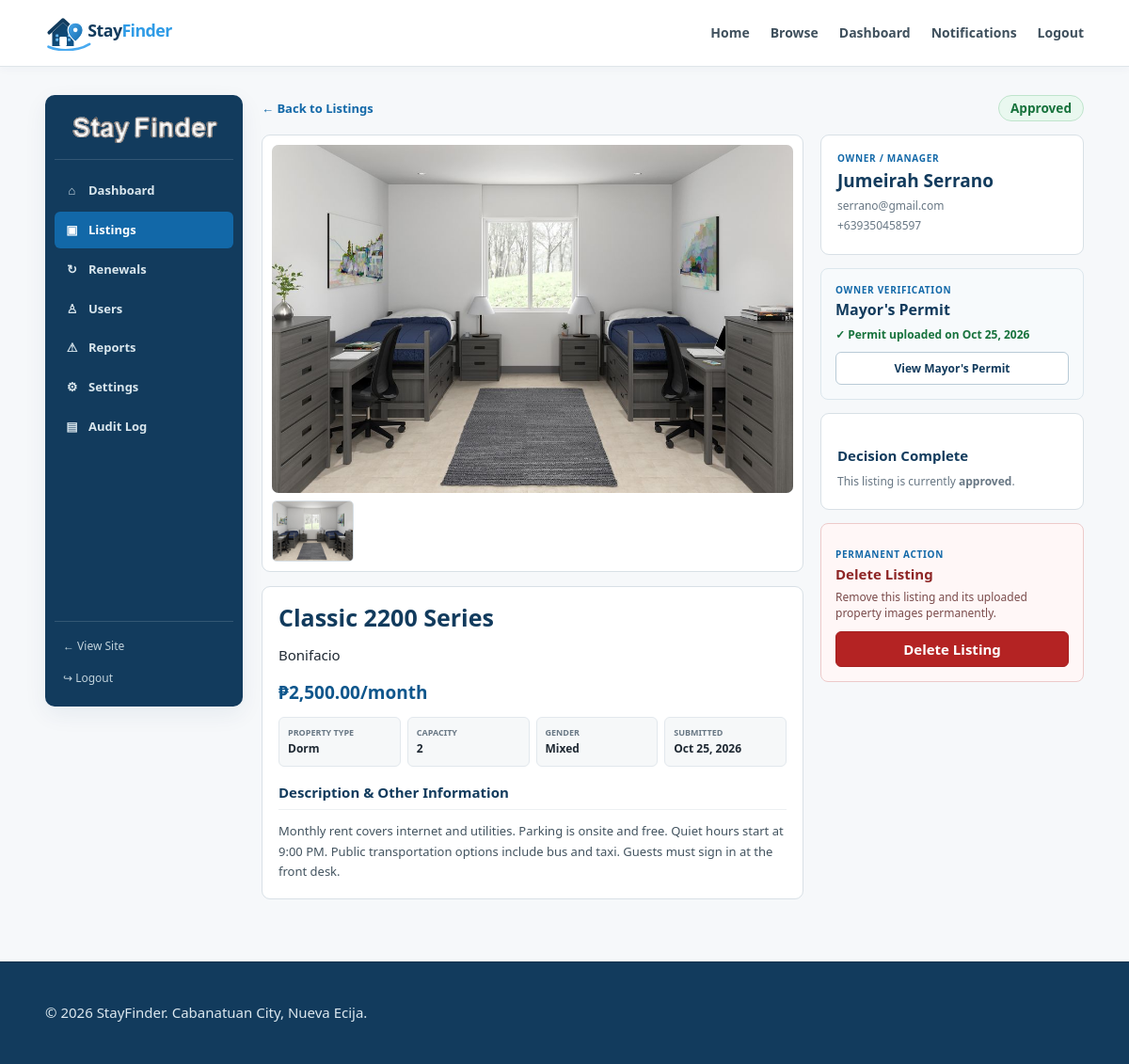
Page /admin/listing-review.php?id=2 (signed in) on the committed database.
### tables this page shows
CREATE TABLE `properties` (
  `id` int(10) UNSIGNED NOT NULL,
  `owner_id` int(10) UNSIGNED NOT NULL,
  `title` varchar(150) NOT NULL,
  `property_type` enum('apartment','dorm','boarding_house') NOT NULL,
  `location` varchar(255) NOT NULL,
  `price` decimal(10,2) NOT NULL,
  `capacity` int(10) UNSIGNED NOT NULL,
  `gender_preference` enum('female_only','male_only','mixed') NOT NULL,
  `electricity_included` tinyint(1) NOT NULL DEFAULT 0,
  `wifi_available` tinyint(1) NOT NULL DEFAULT 0,
  `curfew` tinyint(1) NOT NULL DEFAULT 0,
  `transportation` varchar(255) DEFAULT NULL,
  `rules` text DEFAULT NULL,
  `description` text DEFAULT NULL,
  `status` enum('pending','approved','rejected') NOT NULL DEFAULT 'pending',
  `availability_status` enum('available','unavailable') NOT NULL DEFAULT 'available',
  `created_at` timestamp NULL DEFAULT current_timestamp(),
  `updated_at` timestamp NULL DEFAULT current_timestamp() ON UPDATE current_timestamp(),
  `listing_expires_at` datetime DEFAULT NULL,
  `last_renewed_at` datetime DEFAULT NULL,
  `renewal_count` int(10) UNSIGNED NOT NULL DEFAULT 0
);

CREATE TABLE `property_images` (
  `id` int(10) UNSIGNED NOT NULL,
  `property_id` int(10) UNSIGNED NOT NULL,
  `image_path` varchar(255) NOT NULL,
  `created_at` timestamp NULL DEFAULT current_timestamp()
);

CREATE TABLE `users` (
  `id` int(10) UNSIGNED NOT NULL,
  `full_name` varchar(100) NOT NULL,
  `email` varchar(150) NOT NULL,
  `phone` varchar(30) DEFAULT NULL,
  `password` varchar(255) NOT NULL,
  `role` enum('rent_seeker','owner','admin') NOT NULL DEFAULT 'rent_seeker',
  `status` enum('active','inactive','suspended') NOT NULL DEFAULT 'active',
  `owner_policy_accepted_at` datetime DEFAULT NULL,
  `mayor_permit_path` varchar(255) DEFAULT NULL,
  `mayor_permit_uploaded_at` datetime DEFAULT NULL,
  `created_at` timestamp NULL DEFAULT current_timestamp(),
  `updated_at` timestamp NULL DEFAULT current_timestamp() ON UPDATE current_timestamp()
);

### config/app.php (called while the page is built, shortened)
<?php
function base_url(string $path = ''): string
{
    return BASE_URL . ($path !== '' ? '/' . ltrim($path, '/') : '');
}
function property_image_url(?string $storedPath): string
{
    $path = trim((string)$storedPath);
    $path = str_replace('\\', '/', $path);
    $path = ltrim($path, '/');
    $path = preg_replace('~^(?:\./)+~', '', $path) ?? $path;
    $absolute = dirname(__DIR__) . '/' . $path;
    return base_url($path);
}

### admin/listing-review.php (the view, shortened to what this page needs)
<?php
require_once '../config/database.php';
require_once '../config/app.php';
$id = filter_input(INPUT_GET, 'id', FILTER_VALIDATE_INT);
$stmt = $pdo->prepare('SELECT p.*, u.full_name AS owner_name, u.email AS owner_email, u.phone AS owner_phone, u.mayor_permit_path, u.mayor_permit_uploaded_at FROM properties p JOIN users u ON u.id = p.owner_id WHERE p.id = ? LIMIT 1');
$stmt->execute([$id]);
$property = $stmt->fetch();
$imgStmt = $pdo->prepare('SELECT image_path FROM property_images WHERE property_id = ? ORDER BY id');
$imgStmt->execute([$id]);
$images = $imgStmt->fetchAll();
require_once '../includes/header.php';
require_once '../includes/admin_nav.php';
?>
<div class="admin-review-head">
    <a class="admin-back" href="listings.php">← Back to Listings</a>
    <span class="admin-status <?= htmlspecialchars($property['status'], ENT_QUOTES, 'UTF-8') ?>"><?= htmlspecialchars(ucfirst($property['status']), ENT_QUOTES, 'UTF-8') ?></span>
</div>
<div class="admin-review-layout">
    <section class="admin-review-main">
        <div class="admin-review-gallery">
            <?php if ($images): ?>
                <img id="adminMainImage" src="<?= property_image_url($images[0]['image_path']) ?>" alt="Property photo">
                <div class="admin-thumb-row">
                    <?php foreach ($images as $image): ?><img src="<?= property_image_url($image['image_path']) ?>" alt="Property thumbnail" onclick="document.getElementById('adminMainImage').src=this.src"><?php endforeach; ?>
                </div>
            <?php else: ?>
                <img id="adminMainImage" src="<?= base_url('assets/img/placeholder.svg') ?>" alt="No property photo">
            <?php endif; ?>
        </div>
        <div class="admin-review-card">
            <div class="admin-card-title-row"><div><h1><?= htmlspecialchars($property['title'], ENT_QUOTES, 'UTF-8') ?></h1><p><?= htmlspecialchars($property['location'], ENT_QUOTES, 'UTF-8') ?></p></div></div>
            <div class="admin-review-price">₱<?= number_format((float)$property['price'], 2) ?>/month</div>
            <div class="admin-review-meta">
                <div><strong>Property Type</strong><span><?= htmlspecialchars(ucwords(str_replace('_', ' ', $property['property_type'])), ENT_QUOTES, 'UTF-8') ?></span></div>
                <div><strong>Capacity</strong><span><?= (int)$property['capacity'] ?></span></div>
                <div><strong>Gender</strong><span><?= htmlspecialchars(ucwords(str_replace('_', ' ', $property['gender_preference'])), ENT_QUOTES, 'UTF-8') ?></span></div>
                <div><strong>Submitted</strong><span><?= htmlspecialchars(date('M d, Y', strtotime($property['created_at'])), ENT_QUOTES, 'UTF-8') ?></span></div>
            </div>
            <h3>Description & Other Information</h3>
            <div class="admin-description"><?= nl2br(htmlspecialchars($property['description'] ?? 'No description provided.', ENT_QUOTES, 'UTF-8')) ?></div>
        </div>
    </section>
    <aside class="admin-review-side">
        <div class="admin-review-card">
            <p class="admin-eyebrow">Owner / Manager</p>
            <h2><?= htmlspecialchars($property['owner_name'], ENT_QUOTES, 'UTF-8') ?></h2>
            <p><?= htmlspecialchars($property['owner_email'], ENT_QUOTES, 'UTF-8') ?></p>
            <p><?= htmlspecialchars($property['owner_phone'], ENT_QUOTES, 'UTF-8') ?></p>
        </div>
        <div class="admin-permit-card">
            <p class="admin-eyebrow">Owner Verification</p>
            <h3>Mayor's Permit</h3>
            <?php if (!empty($property['mayor_permit_path'])): ?>
                <p class="permit-status-ok">✓ Permit uploaded<?= !empty($property['mayor_permit_uploaded_at']) ? ' on ' . htmlspecialchars(date('M d, Y', strtotime((string)$property['mayor_permit_uploaded_at'])), ENT_QUOTES, 'UTF-8') : '' ?></p>
                <a class="admin-outline-btn admin-full-btn" target="_blank" rel="noopener" href="<?= htmlspecialchars(base_url('admin/view-permit.php?owner_id=' . (int)$property['owner_id']), ENT_QUOTES, 'UTF-8') ?>">View Mayor's Permit</a>
            <?php else: ?>
                <p class="permit-status-missing">! No Mayor's Permit is attached to this owner account.</p>
            <?php endif; ?>
        </div>
        <?php if ($property['status'] === 'pending'): ?>
            <div class="admin-decision-card">
                <p class="admin-eyebrow">Approval Decision</p>
                <h3>Approve or Reject</h3>
                <p>Check the listing information, photos, and permit before making it public.</p>
                <form method="post" class="admin-decision-actions">
                    <input type="hidden" name="csrf_token" value="<?= htmlspecialchars(csrf_token(), ENT_QUOTES, 'UTF-8') ?>">
                    <?php if (!empty($property['mayor_permit_path'])): ?>
                        <button class="admin-primary-btn" type="submit" name="action" value="approve">✓ Approve Listing</button>
                    <?php else: ?>
                        <button class="admin-disabled-btn" type="button" disabled>Permit Required Before Approval</button>
                    <?php endif; ?>
                    <button class="admin-danger-btn" type="submit" name="action" value="reject">✕ Reject Listing</button>
                </form>
            </div>
        <?php else: ?>
            <div class="admin-review-card"><h3>Decision Complete</h3><p>This listing is currently <strong><?= htmlspecialchars($property['status'], ENT_QUOTES, 'UTF-8') ?></strong>.</p></div>
        <?php endif; ?>
        <div class="admin-danger-zone">
            <p class="admin-eyebrow">Permanent Action</p>
            <h3>Delete Listing</h3>
            <p>Remove this listing and its uploaded property images permanently.</p>
            <form method="post" action="delete-listing.php" onsubmit="return confirm('Delete this listing permanently? This cannot be undone.');">
                <button class="admin-delete-btn admin-full-btn" type="submit">Delete Listing</button>
            </form>
        </div>
    </aside>
</div>
</section></div>
<?php require_once '../includes/footer.php'; ?>

### rows in the picture
properties: status "Approved", title "Classic 2200 Series", location "Bonifacio", price "2,500.00", property_type "Dorm", capacity "2", gender_preference "Mixed", created_at "Oct 25, 2026", description "Monthly rent covers internet and utilities. Parking is onsite and free. Quiet hours start at 9:00 PM. Public transportation options include bus and taxi. Guests must sign in at the front desk.", owner.full_name "Jumeirah Serrano", owner.email "serrano@gmail.com", owner.phone "+639350458597", owner.mayor_permit_uploaded_at "Oct 25, 2026", status "approved"
property_images: image_path (picture)
